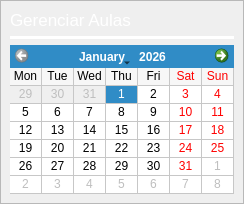
      <widget class="QWidget" name="page_lesson">
       <layout class="QVBoxLayout" name="verticalLayout_3">
        <property name="spacing">
         <number>6</number>
        </property>
        <property name="leftMargin">
         <number>0</number>
        </property>
        <property name="topMargin">
         <number>0</number>
        </property>
        <property name="rightMargin">
         <number>0</number>
        </property>
        <property name="bottomMargin">
         <number>0</number>
        </property>
        <item>
         <widget class="QFrame" name="frame">
          <property name="styleSheet">
           <string notr="true">QFrame {
margin-left: 0px;}</string>
          </property>
          <property name="frameShape">
           <enum>QFrame::Shape::StyledPanel</enum>
          </property>
          <property name="frameShadow">
           <enum>QFrame::Shadow::Raised</enum>
          </property>
          <layout class="QVBoxLayout" name="verticalLayout_7">
           <item>
            <layout class="QVBoxLayout" name="verticalLayout">
             <property name="bottomMargin">
              <number>0</number>
             </property>
             <item>
              <widget class="QLabel" name="label_page_account">
               <property name="font">
                <font>
                 <pointsize>13</pointsize>
                </font>
               </property>
               <property name="styleSheet">
                <string notr="true">color: rgb(255, 255, 255);</string>
               </property>
               <property name="text">
                <string>Gerenciar Aulas</string>
               </property>
              </widget>
             </item>
             <item>
              <widget class="Line" name="line_page_account">
               <property name="styleSheet">
                <string notr="true"> border: none;
                        background: rgb(255, 255, 255);</string>
               </property>
               <property name="orientation">
                <enum>Qt::Orientation::Horizontal</enum>
               </property>
              </widget>
             </item>
             <item>
              <widget class="QCalendarWidget" name="calendarWidget">
               <property name="styleSheet">
                <string notr="true">/* QCalendarWidget - Estilo Moderno */
QCalendarWidget {
    background-color: rgb(32, 32, 32);
    border: 1px solid rgb(60, 60, 60);
    border-radius: 12px;
    padding: 8px;
}

/* Barra de navegação superior */
QCalendarWidget QWidget#qt_calendar_navigationbar {
    background-color: rgb(40, 40, 40);
    border-radius: 0px;
    padding: 4px;
    margin-bottom: 0px;
}

/* Botões de navegação (anterior/próximo) */
QCalendarWidget QToolButton {
    background-color: rgb(50, 50, 50);
    border: 1px solid rgb(70, 70, 70);
    border-radius: 6px;
    color: rgb(220, 220, 220);
    padding: 6px;
    margin: 2px;
    font-weight: bold;
}

QCalendarWidget QToolButton:hover {
    background-color: rgb(70, 130, 255);
    border-color: rgb(90, 150, 255);
}

QCalendarWidget QToolButton:pressed {
    background-color: rgb(50, 110, 235);
}

/* Botão do menu (dropdown ano/mês) */
QCalendarWidget QToolButton::menu-indicator {
    image: none;
    width: 0px;
}

/* Setas de navegação */
QCalendarWidget QToolButton#qt_calendar_prevmonth {
    qproperty-icon: url(none);
    qproperty-text: &quot;&lt;&quot;;
}

QCalendarWidget QToolButton#qt_calendar_nextmonth {
    qproperty-icon: url(none);
    qproperty-text: &quot;&gt;&quot;;
}

/* Botão de seleção de mês */
QCalendarWidget QToolButton#qt_calendar_monthbutton {
    background-color: transparent;
    border: none;
    color: rgb(70, 130, 255);
    font-size: 14px;
    font-weight: bold;
    padding: 6px 12px;
}

QCalendarWidget QToolButton#qt_calendar_monthbutton:hover {
    background-color: rgb(50, 50, 50);
    border-radius: 6px;
}

/* Botão de seleção de ano */
QCalendarWidget QToolButton#qt_calendar_yearbutton {
    background-color: transparent;
    border: none;
    color: rgb(70, 130, 255);
    font-size: 14px;
    font-weight: bold;
    padding: 6px 12px;
}

QCalendarWidget QToolButton#qt_calendar_yearbutton:hover {
    background-color: rgb(50, 50, 50);
    border-radius: 6px;
}

/* Menu dropdown para mês/ano */
QCalendarWidget QMenu {
    background-color: rgb(40, 40, 40);
    border: 1px solid rgb(70, 70, 70);
    border-radius: 8px;
    padding: 4px;
}

QCalendarWidget QMenu::item {
    padding: 6px 20px;
    color: rgb(220, 220, 220);
    border-radius: 4px;
}

QCalendarWidget QMenu::item:selected {
    background-color: rgb(70, 130, 255);
}

/* SpinBox para navegação de ano */
QCalendarWidget QSpinBox {
    background-color: rgb(50, 50, 50);
    border: 1px solid rgb(70, 70, 70);
    border-radius: 6px;
    color: rgb(220, 220, 220);
    padding: 4px 8px;
    selection-background-color: rgb(70, 130, 255);
}

QCalendarWidget QSpinBox::up-button,
QCalendarWidget QSpinBox::down-button {
    background-color: rgb(60, 60, 60);
    border: none;
    border-radius: 3px;
}

QCalendarWidget QSpinBox::up-button:hover,
QCalendarWidget QSpinBox::down-button:hover {
    background-color: rgb(70, 130, 255);
}

/* Tabela do calendário */
QCalendarWidget QTableView {
    background-color: rgb(32, 32, 32);
    border: none;
    selection-background-color: rgb(70, 130, 255);
    selection-color: white;
    outline: none;
    gridline-color: rgb(45, 45, 45);
}

/* Cabeçalho (dias da semana) */
QCalendarWidget QTableView QHeaderView::section {
    background-color: #323232;
    color: rgb(150, 150, 150);
    padding: 8px;
    border: none;
    font-weight: bold;
    font-size: 11px;
    text-transform: uppercase;
}

/* Células do calendário */
QCalendarWidget QAbstractItemView {
    color: rgb(220, 220, 220);
    font-size: 13px;
}

QCalendarWidget QAbstractItemView:enabled {
    color: rgb(220, 220, 220);
}

QCalendarWidget QAbstractItemView:disabled {
    color: rgb(100, 100, 100);
}

/* Dia atual */
QCalendarWidget QAbstractItemView:enabled {
    selection-background-color: rgb(70, 130, 255);
    selection-color: white;
}

/* Células do calendário - sem efeito de fundo */
QCalendarWidget QTableView::item {
    background-color: transparent;
}

QCalendarWidget QTableView::item:hover {
    background-color: rgb(50, 50, 50);
    border-radius: 4px;
}

/* Dia selecionado */
QCalendarWidget QTableView::item:selected {
    background-color: rgb(70, 130, 255);
    color: white;
    border-radius: 4px;
    font-weight: bold;
}

/* Dias de outros meses (desabilitados) */
QCalendarWidget QTableView::item:disabled {
    color: rgb(80, 80, 80);
}

/* Scrollbars (caso apareçam) */
QCalendarWidget QScrollBar:vertical {
    background-color: rgb(32, 32, 32);
    width: 12px;
    border-radius: 6px;
}

QCalendarWidget QScrollBar::handle:vertical {
    background-color: rgb(70, 70, 70);
    border-radius: 6px;
    min-height: 20px;
}

QCalendarWidget QScrollBar::handle:vertical:hover {
    background-color: rgb(90, 90, 90);
}

QCalendarWidget QScrollBar::add-line:vertical,
QCalendarWidget QScrollBar::sub-line:vertical {
    height: 0px;
}</string>
               </property>
               <property name="minimumDate">
                <date>
                 <year>2026</year>
                 <month>1</month>
                 <day>1</day>
                </date>
               </property>
               <property name="maximumDate">
                <date>
                 <year>2100</year>
                 <month>12</month>
                 <day>31</day>
                </date>
               </property>
               <property name="gridVisible">
                <bool>true</bool>
               </property>
               <property name="horizontalHeaderFormat">
                <enum>QCalendarWidget::HorizontalHeaderFormat::ShortDayNames</enum>
               </property>
               <property name="verticalHeaderFormat">
                <enum>QCalendarWidget::VerticalHeaderFormat::NoVerticalHeader</enum>
               </property>
               <property name="navigationBarVisible">
                <bool>true</bool>
               </property>
               <property name="dateEditEnabled">
                <bool>true</bool>
               </property>
              </widget>
             </item>
            </layout>
           </item>
          </layout>
         </widget>
        </item>
       </layout>
      </widget>
